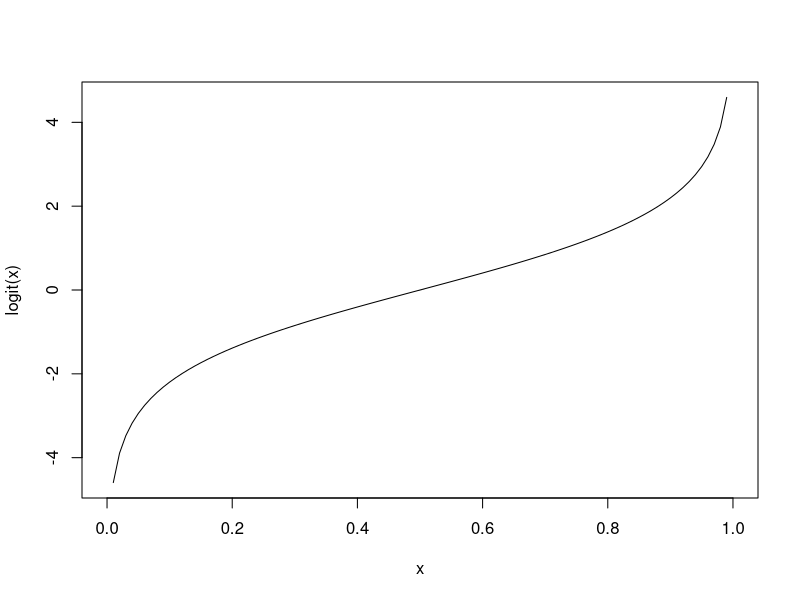
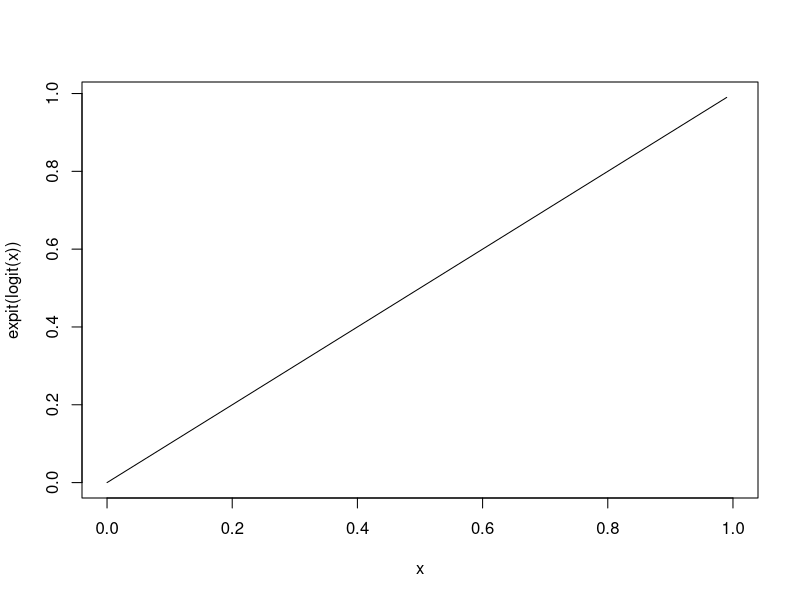
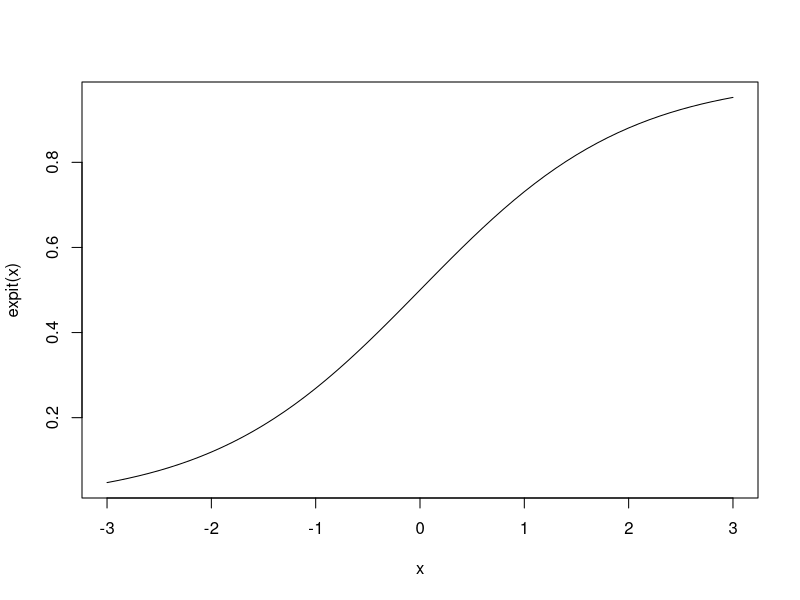
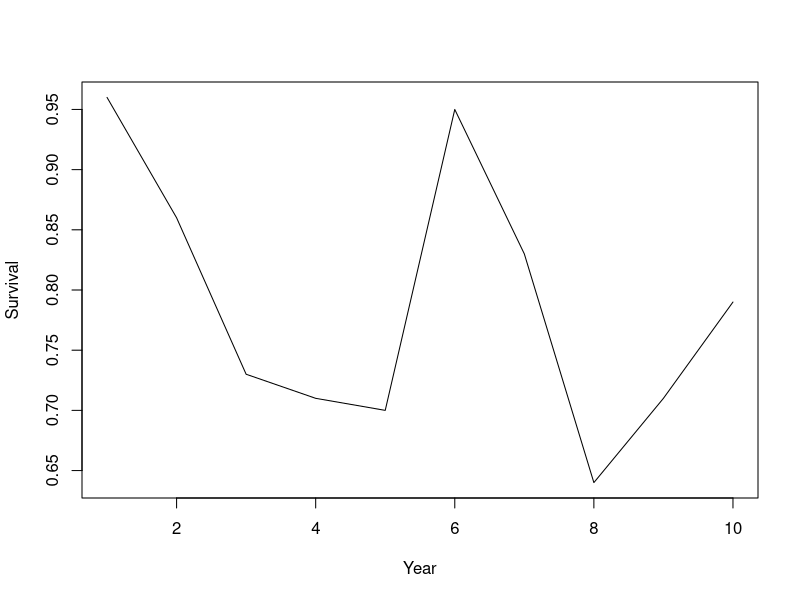

The R source for these figures, in order: (Note: this script raises an error after producing the figures.)
## ---- chunk 1
knitr::opts_chunk$set(echo = TRUE, cache = TRUE)
## ---- chunk 2


##################################################
####                                          ####  
####  R Bootcamp #1, Module 4                 ####
####                                          #### 
####   University of Nevada, Reno             ####
####                                          #### 
##################################################

##################################################
####  PROGRAMMING: FUNCTIONS AND MORE         ####
####      author: Perry Williams              ####
##################################################

## NOTE: this module borrows heavily from an R short-course developed by a team at Colorado State University. 

## ---- chunk 3

#######
# Start with blank workspace

rm(list=ls())

## ---- chunk 4

####
####  Functions
####

my.function = function(){       # this function has no arguments
  message <- "Hello, world!"
  return(message)
}

## ---- chunk 5

my.function()

## ---- chunk 6

my.function      # try running without parentheses-   what happens?

## ---- chunk 7

## We can write our own functions. Useful if we have to repeat the same operations over and over with different inputs.
my.mean <- function(x){
    m <- sum(x)/length(x)
    return(m)
}

foo <- c(2, 4, 6, 8)
my.mean(foo)


## ---- chunk 8

## A function to square the arguments.
square <- function(x){
    x^2
}

## Square a single value (scalar).
square(2)

## Square all elements of a vector.
square(1:10)


## ---- chunk 9

## Often, we need to write functions that are not included in the base R package e.g., the logit function.
## Calculate the log-odds (logit).
logit <- function(x){
    log(x/(1-x))
}

## Calculate logit of 0.9.
logit(.9)

## Sequence between 0 and 1.
x <- seq(from = 0, to = 1, by = 0.01)

## Caclulate the logit of a vector.
logit.x <- logit(x)
logit.x

## Plot x on x-axis, and logit(x) on y axis.
plot(x, logit.x, type = 'l',xlab="x",ylab="logit(x)")    # View the output graphically.


## ---- chunk 10

## Sequence between 0 and 1.
x <- seq(from = 0, to = 1, by = 0.01)

logit.x <- logit(x)

## The expit (or inverse logit) funtion.
expit <- function(x){
    exp(x)/(1+exp(x))
}

## Calculate the inverse-logit of logit(0.9) = 2.197225.
expit(2.197225)

expit.logit.x <- expit(logit.x)    # Return to original x values.

## Plot x on x-axis, and expit(logit(x)) = x on y axis.
plot(x, expit.logit.x, type = 'l',xlab="x",ylab="expit(logit(x))")

## Plot "logistic" curve
plot(x=seq(-3,3,0.1),y=expit(seq(-3,3,0.1)),type="l",xlab="x",ylab="expit(x)")


## ---- chunk 11

## n is the number of animals being monitored.
## d is the number of animals that died.
survival <- function(n, d){
    (n-d)/n
}

## One year of data.
survival(n = 10, d = 5)

## Simulate many years of data.
d <- sample(0:50, 10, replace = TRUE)   # note use of "sample()" function   [random number of dead individuals]
n <- rep(100, times=10)                 # total number of individuals 
surv <- survival(n = n, d = d)
surv

## Plot year-specific survival rate (random- will look different every time!)
plot(1:10, surv, type = 'l',xlab="Year",ylab="Survival")

## ---- chunk 12

####
####  if...else statements
####

########
# Draw a sample from a Binomial distribution with p = 0.7 (here, p is detection probability).
n.samples <- 1
p <- 0.7            # probability of detection
x <- rbinom(n = n.samples, size = 1, prob = p)

if (x > 0) {
    print("Detected")
} else {
    print("Not detected")
}


######
# Make a "safe" version of the "logit" function

logit.safe <- function(x){
    bad <- ((x<0)|(x>1))
    if(any(bad)){
      stop("logit is only defined for x between 0 and 1!")
    }else{
      log(x/(1-x))
    }
    
}
x <- seq(from = -1, to = 2, by = 0.1)
# logit(x)      # this returns impossible numbers (NaNs)
# logit.safe(x)   # this will throw an informative error!

logit.safe(c(0.15,0.99))



## ---- chunk 13

####
####  ifelse()
####

## Note if...else only works for running one logical (T/F) test at a time. If we have a spreadsheet with lots of data, we need something else.
n.samples <- 100
set.seed(2017)     # the 'seed' allows random number generators to give the same result every time!

## 100 samples from a binomial disribution with detection probability = p = 0.7.
y <- rbinom(n = n.samples, size = 1, prob = p)
y

## incorrect usage
if (y == 1) {
    print("Detected")
} else {
    print("Not detected")
}   # PRINTS A WARNING MESSAGE!

## Use ifelse instead.
detection.history <- ifelse(y == 1, print("Detected"), print("Not detected"))
detection.history

## Going the other direction.
ifelse(detection.history == "Detected", 1, 0)

xt  <-  cbind(rbinom(10, 1, .5), rbinom(10, 1, .6))
xt
ifelse(xt[, 1] > 0 & xt[, 2] > 0, print("Detected twice"),
       print("Not detected twice"))


## ---- chunk 14

####
####  for loops
####

for(i in 1:10){
  print(i)
}

for(j in c(1,2,3,4,5,6,7,8,9,10)){       # alternative
  print(j)
}


n.iter <- 10                   # another alternative!
count <- 0
for(i in 1:n.iter){
  count <- count+1            # assign a new value of count equal to the old value of count plus 1
  print(count)
}


## ---- chunk 15

  # closer look at iteration vector:
1:n.iter

## ---- chunk 16

## Using the iteration variable "i" within the for loop:

count <- 0
for(i in 1:n.iter){
  count <- count+i            # assign a new value of count equal to the old value of count + i
  print(count)
}

## A for-loop for dependent sequence (here, the Fibonacci sequence)
n.iter <- 10
x <- rep(0, n.iter)           # set up vector of all zeros
x[1] <- 1                     # assign x_1  <-  1
x[2] <- 1                     # assign x_2 = 0
for(i in 3:n.iter){
  x[i] <- x[i-1]+x[i-2]       # x_i = x_(i-1) + x_(i-2)
}
x


## ---- chunk 17

###
### apply (A more efficient way to iterate)
###

W <- matrix(rpois(4, 10), nrow = 2, ncol = 2)  # Create a 2X2 matrix using a Poisson distribution with lambda = 10.
W

## Calculate the row means.
apply(W, 1, mean)

## Calculate the column means.
apply(W, 2, mean)

## Identify the column that has the largest value.
apply(W, 1, which.max)

## Apply your own functions to each row in a matrix.
MyFunc <- function(x){
    2+sum(x/5)-3/2*mean(x)^2
}
apply(W, 1, MyFunc)


##########
# lapply: apply a function across a list or vector

lapply(1:5,function(x) exp(x)) 

lapply(1:5, function(x) sqrt(trees$Volume[x]))


##########
# sapply: apply a function across a list or vector, and simplify the returned object (usually returns a vector)

sapply(1:5,function(x) exp(x)) 


#########
# tapply: summarize a vector by group (apply a summary function separately to each group)

df.new <- data.frame(
  var1 = runif(10),
  group = sample(c("A","B"),10,replace=T)
)
tapply(df.new$var1,df.new$group,sum)


## ---- chunk 18

####################
####  Practice exercises ####
####################


###
### Perform hypothesis test using if...then...else
###

n.samples <- 100
x <- rnorm(n = n.samples, mean = 1, sd = 1) # Generate fake data from a normal distribution (using random number generator).
hist(x)
mu <- mean(x)                               # Compute the sample mean.
s <- sd(x)                                  # Compute the sample standard deviation.
t <- mu/(s/sqrt(n.samples))                 # Calculate t-statistic (here, standardized difference of the sample mean from zero)
t.crit <- qt(p = 0.975, df = 99)            # Calculate critical value for test (above which we can reject the null hypothesis with acceptable type-I error)
if (t > t.crit) {
    print("reject")                        # Reject if condition holds.
} else {
    print("fail to reject")                # Fail to reject otherwise.
}

## ---- chunk 19

###
### Clean up messy matrix using ifelse
###

## Simulate data.
observations <- matrix(sample(c("Detected", "NotDetected", 1, 0), 20*3, replace = TRUE), 20, 3)    # simulate detection/non-detection data over three sampling occasions

habitat <- rnorm(20, 0, 2)    # simulate environmental covariate
Data <- cbind(observations, habitat)       # bind into single matrix.
Data

## ---- chunk 20

## Clean-up data using "ifelse()" function
NewObs <- ifelse( (Data[, 1:3] == "Detected") | (Data[, 1:3] == "1"), 1, 0) #  The "|" means "or." Similarly "&" means "and"
NewHabitat <- as.numeric(Data[, 4])  # as.numeric gets rid of quotes around habitat data.
NewHabitat <- round(NewHabitat, 2)   # round rounds to number of decimals specified.
NewData <- cbind(NewObs, NewHabitat) # bind the columns to form a matrix.
colnames(NewData) <- c("obs1", "obs2", "obs3", "Habitat")  # provide column names
NewData

## ---- chunk 21

###
### FOR loop examples
###

#############
## EXAMPLE 1: Plot a 3D surface using data already stored in R.

Z <- 2 * volcano        # Exaggerate the relief (multiply the elevation by 2)   

X <- 10 * (1:nrow(Z))   # set horizontal coordinates -- 10 meter spacing (S to N)     

Y <- 10 * (1:ncol(Z))   # set vertical coordinates -- 10 meter spacing (E to W)

# Z   # make sure the elevation matrix looks right

par(bg = "white")
layout(matrix(c(1,1),nrow=1))
persp(X,  Y, Z, theta = 135, phi = 30, col = "green3",    # "persp()" produces a 3D "perspective plot"
      scale = FALSE, ltheta = -120, shade = 0.75,
      border = NA, box = FALSE)

## ---- chunk 22

## change the value of theta from 135 to 90 to change the viewing angle
persp(X, Y, Z, theta = 90, phi = 30, col = "green3",
      scale = FALSE,  ltheta = -120, shade = 0.75,
      border = NA, box = FALSE)

## ---- chunk 23

##################
## EXAMPLE 2: Use a FOR loop to create a simulation to test the central limit theorem (CLT).

n.iter <- 1000                                # large number of hypothetical "repeat samples."
sample.size <- 30                             # Sample size of 30 from each repeat sample.
min <- 2                                       # True population minimum of 2.
max <- 6                                       # True population maximum of 6.
means <- numeric(n.iter)                      # Initialize empty vector to store the sample means.
for(i in 1:n.iter){                           # For each of the repeat samples...
    sample <- runif(sample.size,min=min,max=max)     # draw a random sample from the true population
    means[i] <- mean(sample)                # and store the sample mean.
}
hist(means)                                # Histogram of all the means.
abline(v = mean(means), col = 2, lwd = 4)          # The mean of the means is close to the true mean of 4.
plot(density(means), main = "")
abline(v = mean(means), col = 2, lwd = 4)
mean(means)                                # Close to true mean of 5

## ---- chunk 24


##############
##  Logistic population growth example (uses function and for loop)


## Logistic growth function: calculate population size using logistic growth model.
  # K = carrying capacity.
  # r = intrinsic growth rate
  # P0 = initial population size

logistic.growth <- function(r, P0, K){            
    dpdt <- r*P0*(1-P0/K)                   # implement logistic growth equation
    P0+dpdt                                   
}                                           
logistic.growth(r = .5, P0 = 10, K = 100)   # try out the new function!

## ---- chunk 25

## Logistic growth function within a for-loop

years <- 20                                   # How many years we want to calc population size.
pop.size <- numeric(years)                    # Empty vector to store population size.
pop.size[1] <- 5                              # Starting population size (P0).
for(i in 1:(years-1)){                     # Function within a FOR loop!
    pop.size[i+1] <- logistic.growth(r = 0.5, P0 = pop.size[i], K = 100)
}
plot(1:years, pop.size, type = 'l',
     xlab = "Years", ylab = "Population Size")

## ---- chunk 26

## A more complex function that outputs a plot.
plot.logistic.growth <- function(r, P, K, years){
    pop.size[1] <- P
    for(i in 1:(years-1)){
        pop.size[i+1] <- P+r*P*(1-P/K)
        P <- pop.size[i+1]
    }
    plot(1:years, pop.size, type = 'l', xlab = "Years",
         ylab = "Population Size",
         main = paste("r = ", r, "K = ", K))
}

plot.logistic.growth(r = 0.5, P = 10, K = 100, years = 20)
par(mfrow = c(2, 2), mar = c(4, 4, 1, 1))                  # Multi-figure (mf) plot with 2 rows and 2 columns.
plot.logistic.growth(r = 0.1, P = 10, K = 100, years = 20)   # Change the values of r and quickly print plots.
plot.logistic.growth(r = 0.2, P = 10, K = 100, years = 20)
plot.logistic.growth(r = 0.3, P = 10, K = 100, years = 20)
plot.logistic.growth(r = 0.5, P = 10, K = 100, years = 20)
par(mfrow = c(1, 1))                               # Return to a 1X1 plot.

